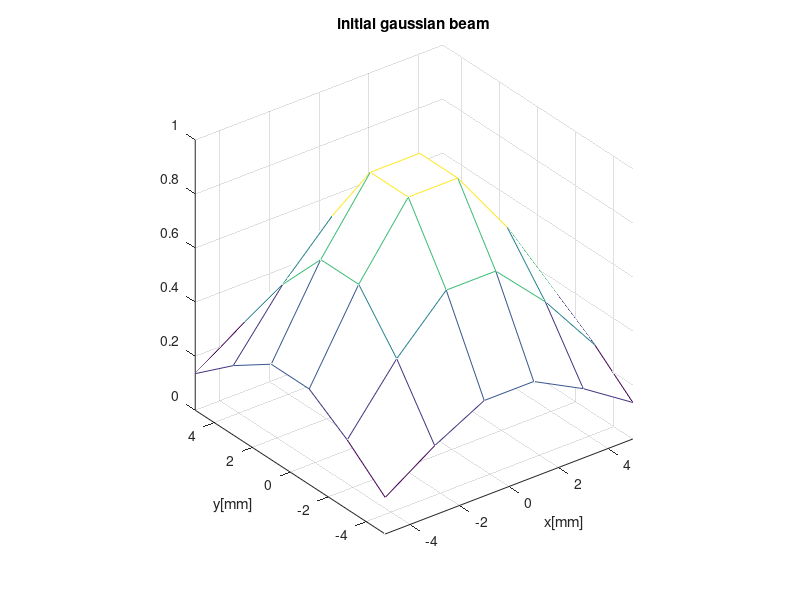
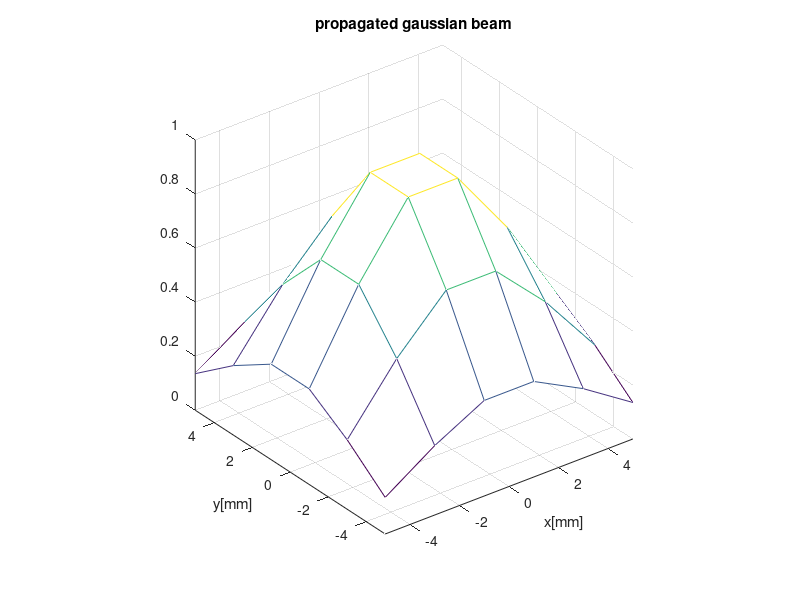

Write MATLAB code to recreate these figures, in order.
%gaussian_propagation.m
%simulation of diffraction of gaussian beam
clear
%gaussian beam
%N=:sampling num
N=input('num of samples(enter from 100 to 500)=');
L=10*10^-3;
Ld=input('wavelength of light in [micrometers]=');
Ld=Ld*10^-6;
ko=(2*pi)/Ld;
wo=input('waist of gaussian beam in [mm]=');
wo=wo*10^-3;
z_ray=(ko*wo^-2)/2*10^3;
sprintf('rayleigh range is %f [mm]',z_ray)
z_ray=z_ray*10^-3;
z=input('propagation length(z) in [mm]=');
z = z * 10^-3; % Convert propagation length to meters
%dx: step size
dx=L/N;
for n=1:N+1
    for m=1:N+1
        x(m)=(m-1)*dx-L/2;
        y(n)=(n-1)*dx-L/2;
        
        %gaussian beam in space domain
        Gau(n, m) = exp(-(x(m)^2+y(n)^2)/(wo^2));
        %frequency axis
        Kx(m)=(2*pi*(m-1))/(N*dx)-((2*pi*(N))/(N*dx))/2;
        Ky(n)=(2*pi*(n-1))/(N*dx)-((2*pi*(N))/(N*dx))/2;
        %free space transfer function 
        H(n,m)=exp(j/(2*ko)*z*(Kx(m)^2 + Ky(n)^2));
    end
end
%gaussian beam in frequency domain
FGau=fft2(Gau);
FGau=fftshift(FGau);
% Apply the free space transfer function to the Gaussian beam in frequency domain
FGau_pro = FGau .* H;
%peak amplitude of the initial gaussian beam 
Peak_ini = max(max(abs(Gau)));
sprintf('initial peak amplitude is %f[mm]', Peak_ini);
%propagated gaussian beam in space domain
Gau_pro = ifft2(FGau_pro);
Gau_pro = Gau_pro; 
% Calculate the peak amplitude of the propagated Gaussian beam
Peak_pro = max(max(abs(Gau_pro)));
sprintf('propagated peak amplitude is %f [mm]', Peak_pro)
%calculated beam width 
[N M]=min(abs(x));
Gau_pro1=Gau_pro(:,M);
[N1 M1]=min(abs(abs(Gau_pro1)-abs(exp(-1)*Peak_pro)));
Bw=dx*abs(M1-M)*10^3;
% Display the calculated beam width
sprintf('calculated beam width(numerical) is %f [mm]', Bw)
%theoretical beam width
W = (2*z_ray)/ko*(1 + (z/z_ray)^2);
W=(W^0.5)*10^3;
sprintf('theoretical beam width is %f [mm]', W)

%axis in mm scale
x=x*10^3;
y=y*10^3;

figure(1)
mesh(x,y,abs(Gau))
title('initial gaussian beam')
xlabel('x[mm]')
ylabel('y[mm]')
axis([min(x) max(x) min(y) max(y) 0 1])
axis square

figure(2);
mesh(x, y, abs(Gau_pro));
title('propagated gaussian beam');
xlabel('x[mm]');
ylabel('y[mm]');
axis([min(x) max(x) min(y) max(y) 0 1]);
axis square;
